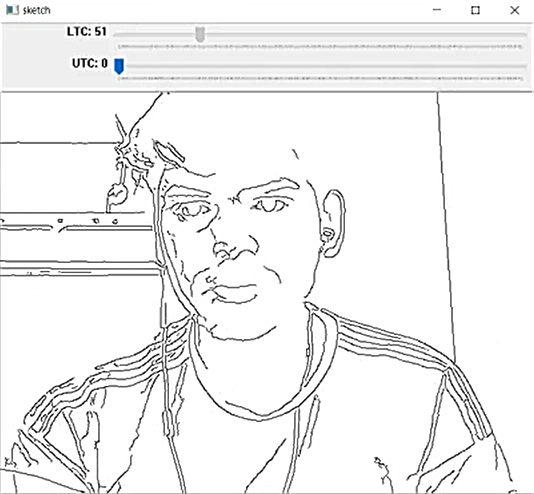
#> input picture Sketch1..PNG, 534 x 494 px, given in place of the camera
$ python Cartoonized.py
#> lines starting #> are read from the running program, lines starting #| are printed output that depends on the picture
import cv2
import numpy as np

def nothing(x):
    pass

cap=cv2.VideoCapture(0)
cv2.namedWindow('sketch')

cv2.createTrackbar('LTC','sketch',0,255,nothing)
cv2.createTrackbar('UTC','sketch',0,255,nothing)

while True:
    ret,frame=cap.read()
#> frame is the input picture: shape (494, 534, 3); mean B, G, R 240.8, 240.7, 240.7

    image=cv2.cvtColor(frame,cv2.COLOR_BGR2GRAY)
    image=cv2.GaussianBlur(image,(7,7),0)
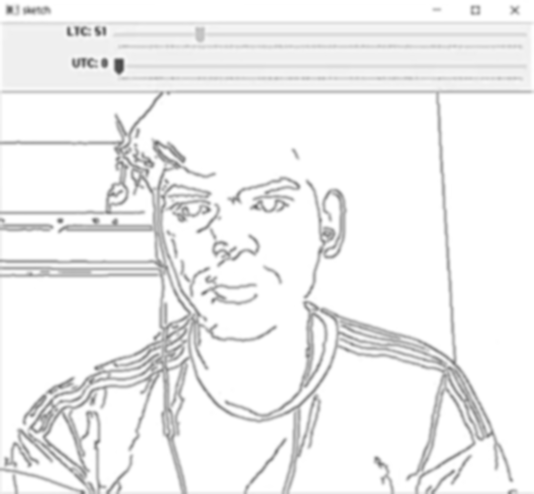
#> image: shape (494, 534); min 71, max 255, mean 240.8

    ltc=cv2.getTrackbarPos('LTC','sketch')
    utc=cv2.getTrackbarPos('UTC','sketch')

    image=cv2.Canny(image,ltc,utc)
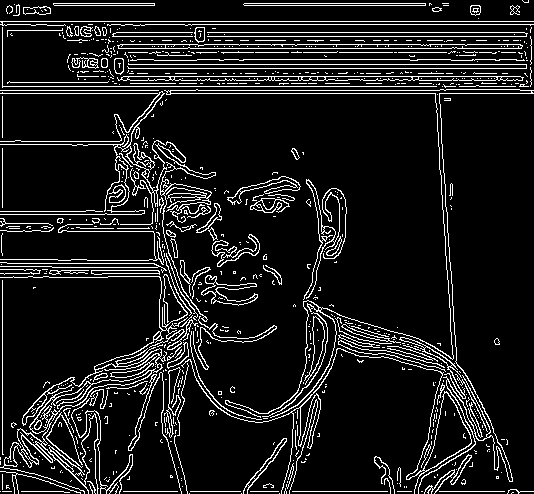
#> image: shape (494, 534); 10.7% white in thin lines or dots
    ret,image=cv2.threshold(image,50,255,cv2.THRESH_BINARY_INV)
#> image: shape (494, 534); 89.3% white; black in thin lines or dots

    cv2.imshow("original",frame)
    cv2.imshow("sketch",image)
    if cv2.waitKey(1)==ord('q'):
#> (key q is pressed here)
        break
cap.release()
cv2.destroyAllWindows()


import cv2
import numpy as np

cap=cv2.VideoCapture(0)
while True:
    ret,im=cap.read()
#> (the run stopped early here; a loop or call above may not have finished)

$ run again, on Sketch2.PNG
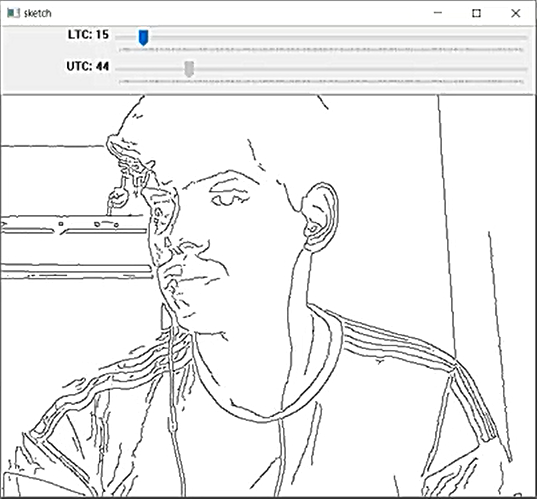
#> input picture Sketch2.PNG, 537 x 499 px, given in place of the camera
#> frame is the input picture: shape (499, 537, 3); mean B, G, R 239.4, 239.4, 239.3
#> `image=cv2.GaussianBlur(image,(7,7),0)`:
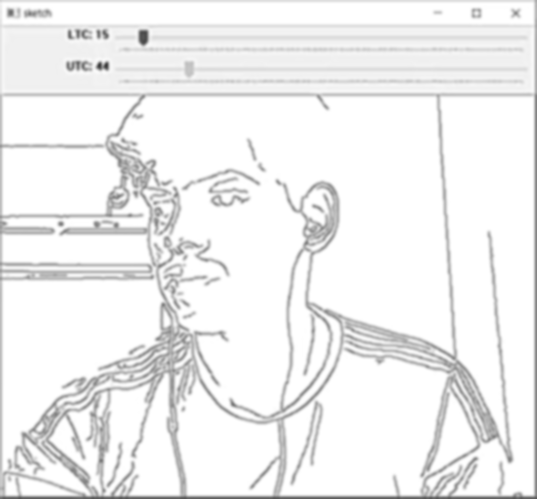
#> image: shape (499, 537); min 59, max 255, mean 239.7
#> `image=cv2.Canny(image,ltc,utc)`:
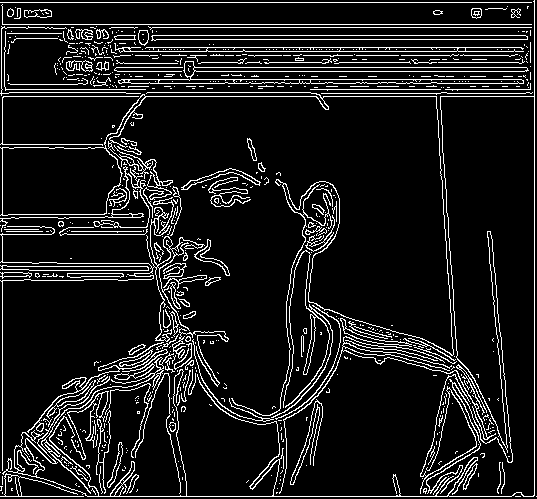
#> image: shape (499, 537); 10.5% white in thin lines or dots
